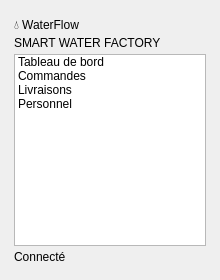
     <widget class="QFrame" name="appSidebar">
      <property name="minimumSize">
       <size>
        <width>220</width>
        <height>0</height>
       </size>
      </property>
      <property name="maximumSize">
       <size>
        <width>220</width>
        <height>16777215</height>
       </size>
      </property>
      <layout class="QVBoxLayout" name="layoutSidebar">
       <property name="spacing">
        <number>4</number>
       </property>
       <property name="leftMargin">
        <number>14</number>
       </property>
       <property name="topMargin">
        <number>18</number>
       </property>
       <property name="rightMargin">
        <number>14</number>
       </property>
       <property name="bottomMargin">
        <number>16</number>
       </property>
       <item>
        <widget class="QLabel" name="appLogo">
         <property name="text">
          <string>💧 WaterFlow</string>
         </property>
        </widget>
       </item>
       <item>
        <widget class="QLabel" name="appSlogan">
         <property name="text">
          <string>SMART WATER FACTORY</string>
         </property>
        </widget>
       </item>
       <item>
        <widget class="QListWidget" name="listWidget">
         <property name="focusPolicy">
          <enum>Qt::NoFocus</enum>
         </property>
         <item>
          <property name="text">
           <string>Tableau de bord</string>
          </property>
         </item>
         <item>
          <property name="text">
           <string>Commandes</string>
          </property>
         </item>
         <item>
          <property name="text">
           <string>Livraisons</string>
          </property>
         </item>
         <item>
          <property name="text">
           <string>Personnel</string>
          </property>
         </item>
        </widget>
       </item>
       <item>
        <widget class="QLabel" name="appUtilisateur">
         <property name="text">
          <string>Connecté</string>
         </property>
         <property name="wordWrap">
          <bool>true</bool>
         </property>
        </widget>
       </item>
      </layout>
     </widget>
